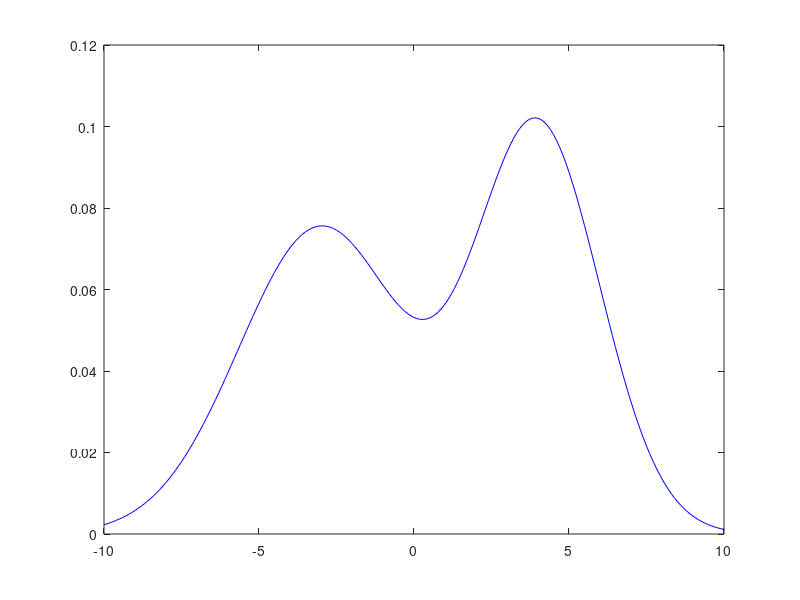
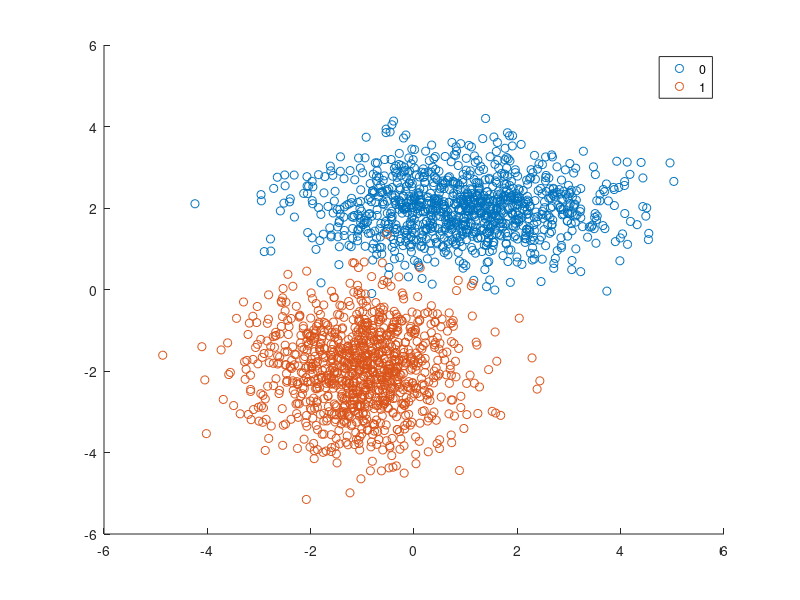

Write MATLAB code to recreate these figures, in order. (Note: this script raises an error after producing the figures.)
clear;close all;clc

%平均
mu=[4; -3];
%分散 
sigma=cat(3,4,7);
%混合比
p = ones(1,2)/2;

%1次元混合ガウスモデル
GMM = gmdistribution(mu,sigma,p);

x=-10:0.1:10;
x = transpose(x);
y = pdf(GMM,x);


figure
plot(x,y, '-b');

mu1 = [1 2];
Sigma1 = [2 0; 0 0.5];
mu2 = [-1 -2];
Sigma2 = [1 0;0 1];
rng(1); % For reproducibility
X = [mvnrnd(mu1,Sigma1,1000);mvnrnd(mu2,Sigma2,1000)];

%混合ガウス モデルを近似します。成分数を 2 に指定します。

GMModel = fitgmdist(X,2);

%近似された混合ガウス モデルの等高線上にデータをプロットします。

figure
y = [zeros(1000,1);ones(1000,1)];
h = gscatter(X(:,1),X(:,2),y);
hold on
ezcontour(@(x1,x2)pdf(GMModel,[x1 x2]),get(gca,{'XLim','YLim'}))
title('{\bf Scatter Plot and Fitted Gaussian Mixture Contours}')
legend(h,'Model 0','Model1')
hold off


